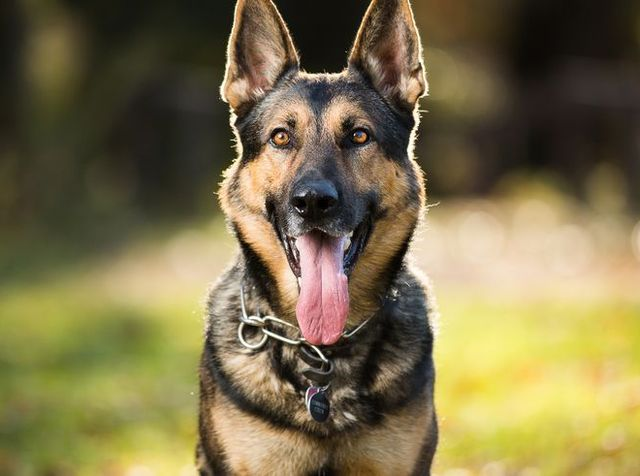
#> input picture dog.jpg, 640 x 476 px
$ python mask.py
#> lines starting #> are read from the running program, lines starting #| are printed output that depends on the picture; after the words box and inside, x2 and y2 are one past the last pixel; in counts of white or black regions, pixels touching at a corner belong together
import cv2

# Reading the original image
image_spot = cv2.imread('dog.jpg')
#> image_spot is the input picture: shape (476, 640, 3); mean B, G, R 74.8, 112.6, 124.1
cv2.imshow('Original',image_spot)

# Converting it to HSV color space
hsv_image_spot = cv2.cvtColor(image_spot, cv2.COLOR_BGR2HSV)
#> hsv_image_spot: shape (476, 640, 3); mean H, S, V 27.5, 101.5, 125
cv2.imshow('HSV',hsv_image_spot)

# Setting the black pixel mask and perform bitwise_and to get only the black pixels
mask = cv2.inRange(hsv_image_spot, (0, 0, 0), (180, 255, 40))
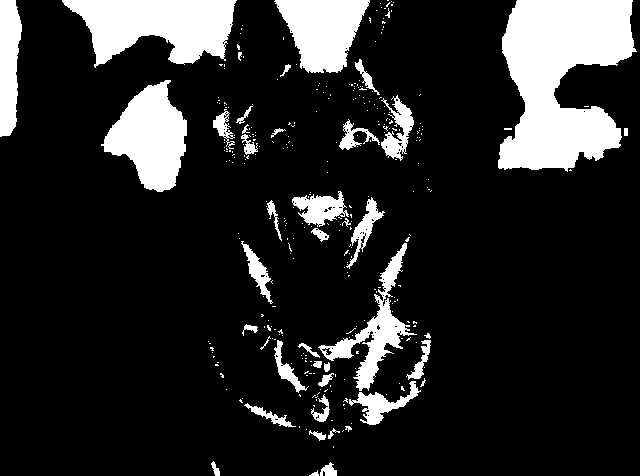
#> mask: shape (476, 640); 15.8% white; 317 white regions (274 under 20 px), largest, box (x1, y1, x2, y2) and area: (498, 0, 637, 172) 15808, (62, 0, 237, 68) 7656, (101, 80, 187, 192) 5657
masked = cv2.bitwise_and(hsv_image_spot, hsv_image_spot, mask=mask)
#> masked: shape (476, 640, 3); mean H, S, V 4.2, 15.2, 4.5
cv2.imshow('Mask',masked)
cv2.waitKey(0)

$ run again, with girl.jpeg copied over dog.jpg
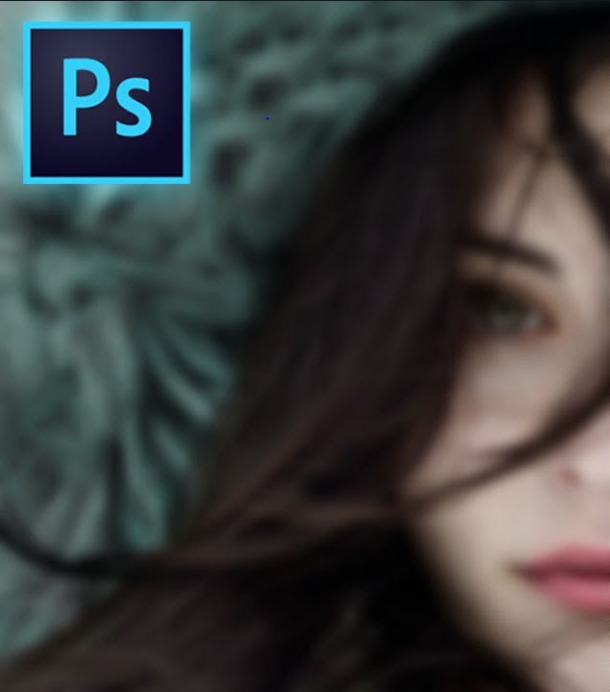
#> input picture girl.jpeg, 610 x 692 px
#> image_spot is the input picture: shape (692, 610, 3); mean B, G, R 61.2, 61.8, 58.6
#> hsv_image_spot: shape (692, 610, 3); mean H, S, V 70.7, 71.3, 70.6
#> `mask = cv2.inRange(hsv_image_spot, (0, 0, 0), (180, 255, 40))`:
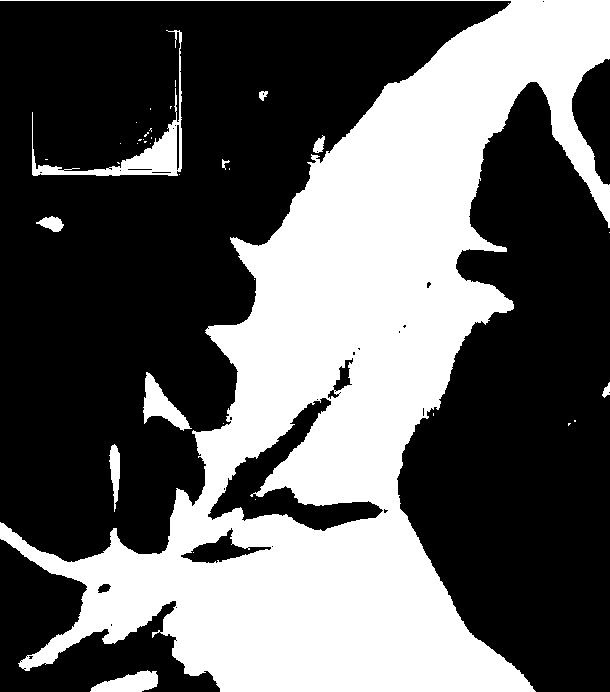
#> mask: shape (692, 610); 38.1% white; 35 white regions (25 under 20 px), largest, box (x1, y1, x2, y2) and area: (0, 0, 610, 692) 154912, (32, 30, 182, 176) 2783, (143, 372, 192, 431) 1153
#> masked: shape (692, 610, 3); mean H, S, V 32.8, 24.9, 9
